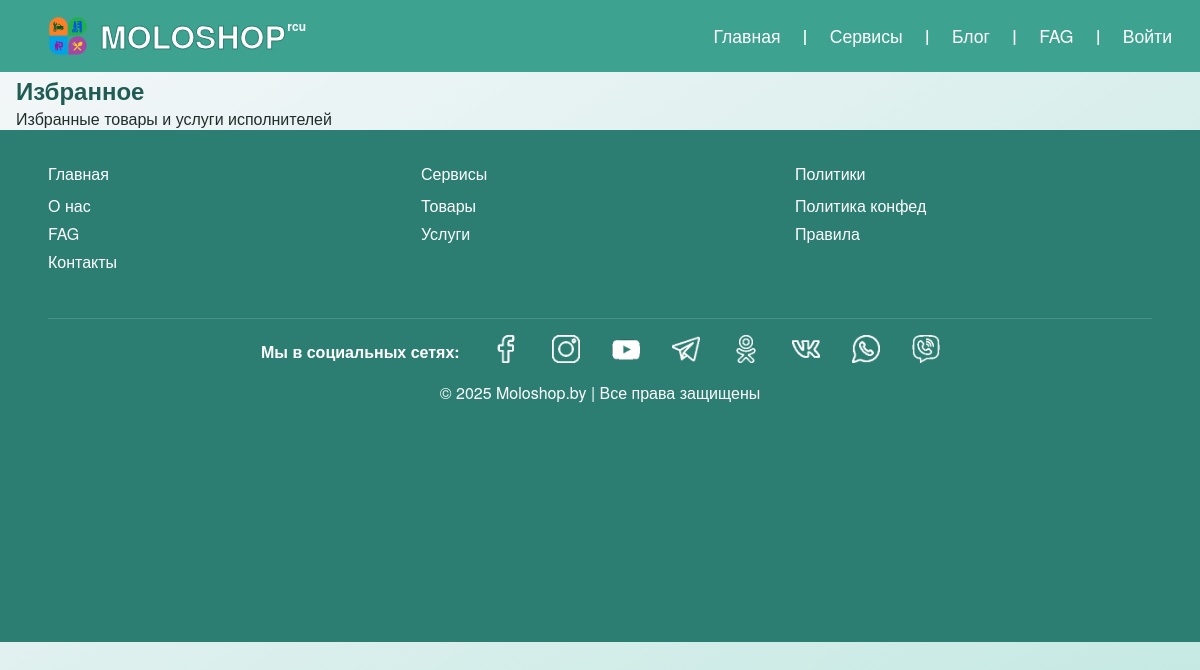
The page /core/favorites/ on the database its author committed.
### apps/core/models/footer_menu.py (models this page shows, shortened)
class FooterMenuCategory(UUIDModel, MPTTModel):
    name = models.CharField(max_length=100, blank=True)
    icon = models.ImageField(upload_to="footer_menu_icons", null=True, blank=True)
    url = models.CharField(
        max_length=200,
        blank=True,
        default="#",
        help_text="Имя URL-шаблона с namespace (например: 'core:policy_detail')"
    )
    url_params = models.JSONField(
        blank=True,
        null=True,
        help_text="Параметры для reverse(), например: {'slug': 'privacy-policy'}"
    )
    external_url = models.URLField(
        blank=True,
        null=True,
        help_text="Внешняя ссылка (например: https://t.me/moloshop)"
    )
    parent = TreeForeignKey(
        "self", on_delete=models.CASCADE, null=True, blank=True, related_name="children"
    )
    order = models.PositiveIntegerField(default=0)
    col_desctop = models.PositiveIntegerField(
        default=0,
        validators=[MaxValueValidator(12)],
        help_text="Количество колонок в строке (0-12) для desktop"
    )
    col_md = models.PositiveIntegerField(
        default=0,
        validators=[MaxValueValidator(12)],
        help_text="Количество колонок в строке (0-12) для mobile"
    )
    is_active_link = models.BooleanField(default=True, help_text="Активная ссылка")
    updated_at = models.DateTimeField(auto_now=True, verbose_name="Обновлен")
    class MPTTMeta:
        order_insertion_by = ["order"]
    class Meta:
        verbose_name = "Пункт меню"
        verbose_name_plural = "Меню footer"
    def get_col_desktop(self):
        if self.col_desctop:
            return self.col_desctop
        return 4 if self.parent is None and self.order < 4 else 12
    def get_col_md(self):
        return self.col_md or 12
    def get_url(self):
        if self.external_url:
            return self.external_url
        if not self.url or self.url == "#":
            return "#"
        try:
            return reverse(self.url, kwargs=self.url_params or {})
        except NoReverseMatch:
            return "#"

### apps/core/views.py (the view)
# urls.py: path('favorites/', favorites, name='favorites'),
def favorites(request):
    data = {
        'title': 'Избранное',
        'info': 'Избранные товары и услуги исполнителей',
    }
    return render(request, 'core/temp/favorites.html', context=data)

### apps/core/templatetags/footer_menu.py (called while the page is built)
@register.inclusion_tag("core/includes/footer_menu.html", takes_context=True)
def render_footer_menu(context):
    request = context["request"]
    parents = FooterMenuCategory.objects.filter(parent__isnull=True, is_active_link=True).order_by("order")
    return {
        "parents": parents,
        "request": request,
    }

### apps/core/templatetags/string_filters.py (called while the page is built)
@register.filter
def startswith(value, prefix: str) -> bool:
    if not isinstance(value, str):
        return False
    return value.startswith(prefix)

### apps/core/templates/core/temp/favorites.html (shortened to what this page needs)
{% extends "core/base.html" %}
{% load static %}
{% block content %}
    <h2>{{ title }}</h2>
    <p>{{ info }}</p>
{% endblock content %}

### apps/core/templates/core/includes/footer_menu.html (shortened to what this page needs)
{% load string_filters %}
<div class="footer-menu">
  <div class="row align-items-start">
    {% for parent in parents|slice:":3" %}
      <div class="col-{{ parent.get_col_desktop }} col-md-{{ parent.get_col_md }}">
        <div class="footer-block animate-on-reveal" style="--i:{{ forloop.counter0 }}">
          <a href="{{ parent.get_url }}" class="footer-title">{{ parent.name }}</a>
          {% with kids=parent.children.all %}
            {% if kids %}
              <ul class="footer-links">
                {% for child in kids %}
                  {% if child.is_active_link %}
                    <li><a href="{{ child.get_url }}">{{ child.name }}</a></li>
                  {% endif %}
                {% endfor %}
              </ul>
            {% endif %}
          {% endwith %}
        </div>
      </div>
    {% endfor %}
  </div>
<div class="footer-extra mt-4">
  {% for parent in parents|slice:"3:" %}
    <div class="footer-inline animate-on-reveal" style="--i:{{ forloop.counter0 }}">
      <a href="{{ parent.get_url }}" class="footer-title-inline">
        {{ parent.name }}
      </a>
      {% with kids=parent.children.all %}
        {% if kids %}
          <ul class="footer-inline-links">
            {% for child in kids %}
              {% if child.is_active_link %}
                <li>
                  <a href="{{ child.get_url }}"
                     {% if child.url|startswith:"http" %} target="_blank" rel="noopener noreferrer"{% endif %}>
                    {% if child.icon %}
                      <img src="{{ child.icon.url }}" alt="{{ child.name }}" class="footer-social-icon">
                    {% else %}
                      {{ child.name }}
                    {% endif %}
                  </a>
                </li>
              {% endif %}
            {% endfor %}
          </ul>
        {% endif %}
      {% endwith %}
    </div>
  {% endfor %}
  <br>&copy; 2025 Moloshop.by | Все права защищены
</div>
</div>

### apps/core/static/core/css/global_core.css (style rules this page uses)
*,*::before,*::after { margin:0;padding:0;box-sizing:border-box;border:0;vertical-align:baseline }
html,body { height:100%;margin:0;min-height:100vh }
ul,ol { list-style:none }
a { color:inherit;text-decoration:none;cursor:pointer;transition:color 0.3s ease }
img,picture,svg,video,canvas,audio,iframe,embed,object { display:block;max-width:100%;height:auto }
h1,h2,h3,h4,h5,h6 { font-weight:600;color:#205c54 }
body { font-family:'Helvetica Neue', Arial, sans-serif;font-weight:400;font-size:16px;line-height:1.5;color:#1f2d2b;background:linear-gradient(to bottom right, #f5f7f9, #C2E8E1);background-repeat:no-repeat;background-attachment:fixed;-webkit-font-smoothing:antialiased;-moz-osx-font-smoothing:grayscale;-webkit-text-size-adjust:100%;-ms-text-size-adjust:100%;min-height:100vh;text-rendering:optimizeLegibility }
p,span,label,a { font-size:1rem;line-height:1.4;color:#1f2d2b }
img,svg,video { vertical-align:middle }
.row { display:flex;flex-wrap:wrap;margin-left:-.5rem;margin-right:-.5rem }
[class*="col-"] { padding-left:.5rem;padding-right:.5rem;box-sizing:border-box }
.col-4 { flex:0 0 auto;width:33.33333% }
.mt-4 { margin-top:1rem !important }
.align-items-start { align-items:flex-start !important }
.footer-menu { background-color:#2c7e73;padding:2rem 3rem;min-height:32rem;color:#fff }
.footer-menu a { color:#fff;text-decoration:none;display:inline-block;transform-origin:left center;transition:transform .25s ease, color .25s ease, opacity .25s ease }
.footer-menu .footer-block { margin-bottom:1.75rem }
.footer-menu .footer-block .footer-links { list-style:none;padding:0;margin:.5rem 0 0 }
.footer-menu .footer-block .footer-links li { margin:.25rem 0 }
.footer-menu .footer-extra { border-top:1px solid rgba(255,255,255,0.15);padding-top:1rem;text-align:center }
.footer-menu .footer-extra .footer-inline { margin-bottom:.75rem;display:inline-flex;align-items:center }
.footer-menu .footer-extra .footer-title-inline { font-weight:700;display:flex;align-items:center }
.footer-menu .footer-extra .footer-inline-links { display:inline-flex;align-items:center;flex-wrap:wrap;list-style:none;margin:0;padding:0 }
.footer-menu .footer-extra .footer-inline-links li { margin-left:2.0rem }
.footer-menu .footer-social-icon { width:28px;height:28px }
.animate-on-reveal { opacity:0;transform:translateY(22px);will-change:opacity, transform }
.animate-on-reveal.is-revealed { animation:footerFadeSlideUp .6s ease forwards;animation-delay:calc(var(--i, 0) * 90ms) }

### rows shown on the page
FooterMenuCategory: name "Главная"
FooterMenuCategory: name "О нас"
FooterMenuCategory: name "FAG"
FooterMenuCategory: name "Контакты"
FooterMenuCategory: name "Сервисы"
FooterMenuCategory: name "Товары"
FooterMenuCategory: name "Услуги"
FooterMenuCategory: name "Политики"
FooterMenuCategory: name "Политика конфед"
FooterMenuCategory: name "Правила"
FooterMenuCategory: name "Мы в социальных сетях:"
FooterMenuCategory: icon (picture)
FooterMenuCategory: icon (picture)
FooterMenuCategory: icon (picture)
FooterMenuCategory: icon (picture)
FooterMenuCategory: icon (picture)
FooterMenuCategory: icon (picture)
FooterMenuCategory: icon (picture)
FooterMenuCategory: icon (picture)

### other values the page prints
{{ item.title }} "Главная" "Сервисы" "Блог" "FAG" "Войти"
{{ title }} "Избранное"
{{ info }} "Избранные товары и услуги исполнителей"
